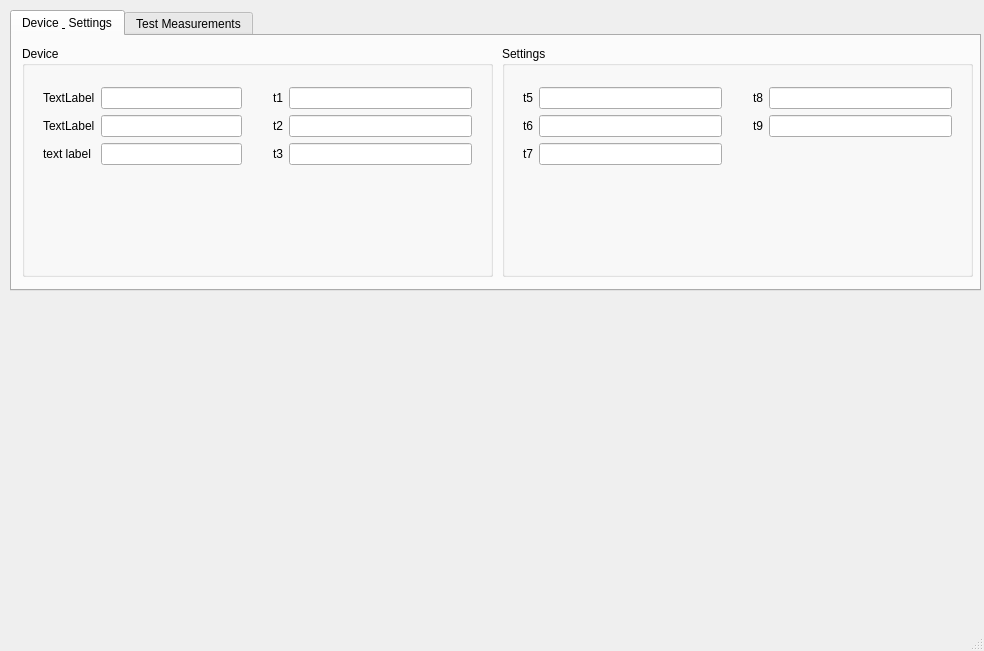
<?xml version="1.0" encoding="UTF-8"?>
<ui version="4.0">
 <class>MainWindow</class>
 <widget class="QMainWindow" name="MainWindow">
  <property name="geometry">
   <rect>
    <x>0</x>
    <y>0</y>
    <width>984</width>
    <height>651</height>
   </rect>
  </property>
  <property name="windowTitle">
   <string>MainWindow</string>
  </property>
  <widget class="QWidget" name="centralWidget">
   <widget class="QWidget" name="widget_pane" native="true">
    <property name="geometry">
     <rect>
      <x>0</x>
      <y>0</y>
      <width>981</width>
      <height>381</height>
     </rect>
    </property>
    <widget class="QTabWidget" name="tabWidget">
     <property name="geometry">
      <rect>
       <x>10</x>
       <y>10</y>
       <width>971</width>
       <height>281</height>
      </rect>
     </property>
     <property name="currentIndex">
      <number>0</number>
     </property>
     <widget class="QWidget" name="tab">
      <attribute name="title">
       <string>Device &amp;  Settings</string>
      </attribute>
      <widget class="QGroupBox" name="groupBox">
       <property name="geometry">
        <rect>
         <x>10</x>
         <y>10</y>
         <width>471</width>
         <height>231</height>
        </rect>
       </property>
       <property name="title">
        <string>Device</string>
       </property>
       <widget class="QWidget" name="formLayoutWidget">
        <property name="geometry">
         <rect>
          <x>10</x>
          <y>30</y>
          <width>221</width>
          <height>171</height>
         </rect>
        </property>
        <layout class="QFormLayout" name="formLayout">
         <item row="0" column="0">
          <widget class="QLabel" name="label">
           <property name="text">
            <string>TextLabel</string>
           </property>
          </widget>
         </item>
         <item row="0" column="1">
          <widget class="QLineEdit" name="lineEdit_3"/>
         </item>
         <item row="1" column="0">
          <widget class="QLabel" name="label_2">
           <property name="text">
            <string>TextLabel</string>
           </property>
          </widget>
         </item>
         <item row="1" column="1">
          <widget class="QLineEdit" name="lineEdit"/>
         </item>
         <item row="2" column="0">
          <widget class="QLabel" name="textLabelLabel">
           <property name="text">
            <string>text label</string>
           </property>
          </widget>
         </item>
         <item row="2" column="1">
          <widget class="QLineEdit" name="textLabelLineEdit"/>
         </item>
        </layout>
       </widget>
       <widget class="QWidget" name="formLayoutWidget_2">
        <property name="geometry">
         <rect>
          <x>240</x>
          <y>30</y>
          <width>221</width>
          <height>171</height>
         </rect>
        </property>
        <layout class="QFormLayout" name="formLayout_2">
         <item row="0" column="0">
          <widget class="QLabel" name="t1Label">
           <property name="text">
            <string>t1</string>
           </property>
          </widget>
         </item>
         <item row="0" column="1">
          <widget class="QLineEdit" name="t1LineEdit"/>
         </item>
         <item row="1" column="0">
          <widget class="QLabel" name="t2Label">
           <property name="text">
            <string>t2</string>
           </property>
          </widget>
         </item>
         <item row="1" column="1">
          <widget class="QLineEdit" name="t2LineEdit"/>
         </item>
         <item row="2" column="0">
          <widget class="QLabel" name="t3Label">
           <property name="text">
            <string>t3</string>
           </property>
          </widget>
         </item>
         <item row="2" column="1">
          <widget class="QLineEdit" name="t3LineEdit"/>
         </item>
        </layout>
       </widget>
      </widget>
      <widget class="QGroupBox" name="groupBox_2">
       <property name="geometry">
        <rect>
         <x>490</x>
         <y>10</y>
         <width>471</width>
         <height>231</height>
        </rect>
       </property>
       <property name="title">
        <string>Settings</string>
       </property>
       <widget class="QWidget" name="formLayoutWidget_3">
        <property name="geometry">
         <rect>
          <x>10</x>
          <y>30</y>
          <width>221</width>
          <height>171</height>
         </rect>
        </property>
        <layout class="QFormLayout" name="formLayout_3">
         <item row="0" column="0">
          <widget class="QLabel" name="t5Label">
           <property name="text">
            <string>t5</string>
           </property>
          </widget>
         </item>
         <item row="0" column="1">
          <widget class="QLineEdit" name="t5LineEdit"/>
         </item>
         <item row="1" column="0">
          <widget class="QLabel" name="t6Label">
           <property name="text">
            <string>t6</string>
           </property>
          </widget>
         </item>
         <item row="1" column="1">
          <widget class="QLineEdit" name="t6LineEdit"/>
         </item>
         <item row="2" column="0">
          <widget class="QLabel" name="t7Label">
           <property name="text">
            <string>t7</string>
           </property>
          </widget>
         </item>
         <item row="2" column="1">
          <widget class="QLineEdit" name="t7LineEdit"/>
         </item>
        </layout>
       </widget>
       <widget class="QWidget" name="formLayoutWidget_4">
        <property name="geometry">
         <rect>
          <x>240</x>
          <y>30</y>
          <width>221</width>
          <height>171</height>
         </rect>
        </property>
        <layout class="QFormLayout" name="formLayout_4">
         <item row="0" column="0">
          <widget class="QLabel" name="t8Label">
           <property name="text">
            <string>t8</string>
           </property>
          </widget>
         </item>
         <item row="0" column="1">
          <widget class="QLineEdit" name="t8LineEdit"/>
         </item>
         <item row="1" column="0">
          <widget class="QLabel" name="t9Label">
           <property name="text">
            <string>t9</string>
           </property>
          </widget>
         </item>
         <item row="1" column="1">
          <widget class="QLineEdit" name="t9LineEdit"/>
         </item>
        </layout>
       </widget>
      </widget>
     </widget>
     <widget class="QWidget" name="tab_2">
      <attribute name="title">
       <string>Test Measurements</string>
      </attribute>
     </widget>
    </widget>
   </widget>
  </widget>
  <widget class="QMenuBar" name="menuBar">
   <property name="geometry">
    <rect>
     <x>0</x>
     <y>0</y>
     <width>984</width>
     <height>22</height>
    </rect>
   </property>
  </widget>
  <widget class="QStatusBar" name="statusBar"/>
 </widget>
 <layoutdefault spacing="6" margin="11"/>
 <resources/>
 <connections/>
</ui>
